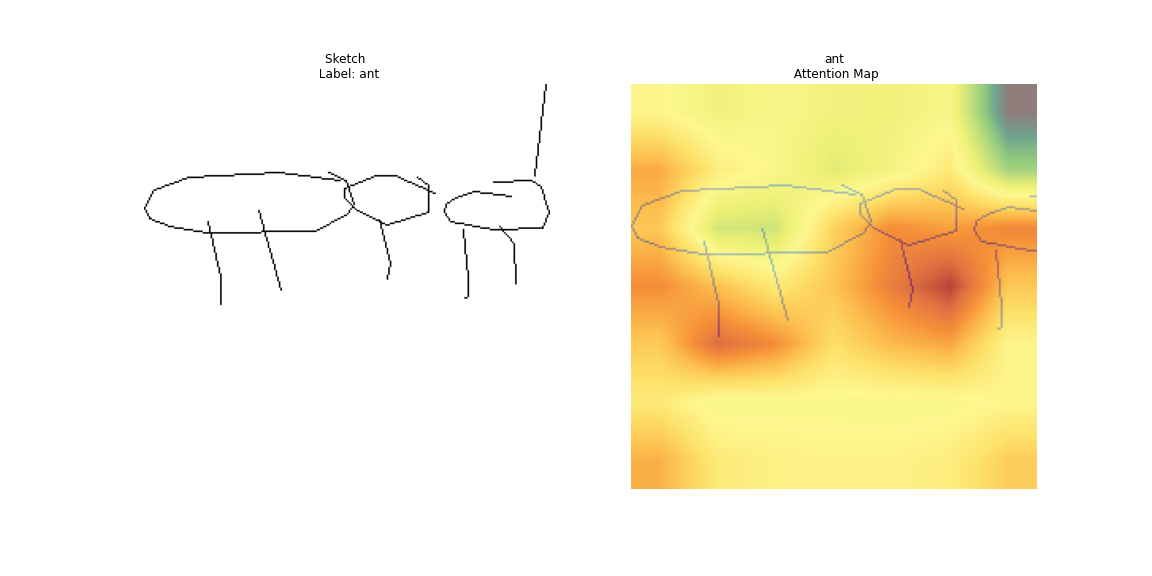
#> input picture notebooks/workshop/images/ant_and_attention.png, 1152 x 576 px; its folder holds only this picture in this run
$ python -i utils.py   (imports and definitions only)
#> lines starting #> are read from the running program, lines starting #| are printed output that depends on the picture
from glob import glob
import os
import random

import cv2
import numpy as np
from PIL import Image

from src.constants import SKETCHY, QUICKDRAW, TUBERLIN, FOLDERS, SKTU, SKTUQD


# [26 lines left out: functions create_dict_texts, get_file_list, default_image_loader, not called in this run]


def default_image_loader_tuberlin(path):
    """ Loads BGR data for TU-Berlin dataset """
    img = Image.fromarray(
        cv2.resize(np.array(Image.open(path).convert("RGB")), (224, 224))
    )
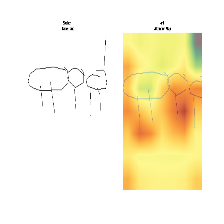
#> img: PIL image 224x224 RGB; mean R, G, B 251, 243.3, 217.6
    b, g, r = img.split()
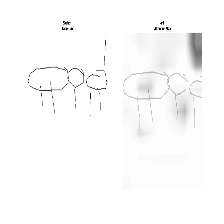
#> b: PIL image 224x224 L; min 0, max 255, mean 251
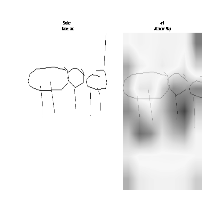
#> g: PIL image 224x224 L; min 0, max 255, mean 243.3
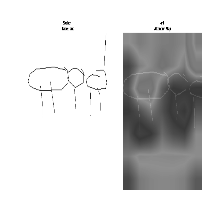
#> r: PIL image 224x224 L; min 0, max 255, mean 217.6
    img = Image.merge("RGB", (r, g, b))
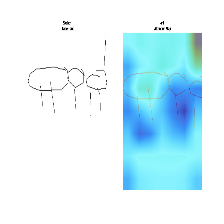
#> img: PIL image 224x224 RGB; mean R, G, B 217.6, 243.3, 251
    return img


# [178 lines left out: functions get_random_file_from_path, get_class_dict, dataset_class_split, dataset_split, get_loader, get_dict and 2 more, not called in this run]

>>> result = default_image_loader_tuberlin('../../notebooks/workshop/images/ant_and_attention.png')

$ run again, on notebooks/workshop/images/ant_best_guess.png
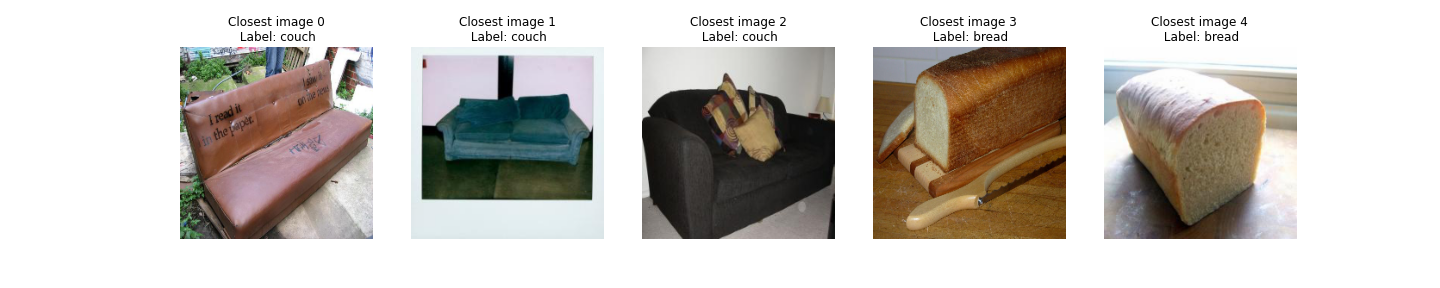
#> input picture notebooks/workshop/images/ant_best_guess.png, 1440 x 288 px
#> in default_image_loader_tuberlin, `b, g, r = img.split()`:
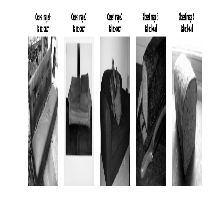
#> r: PIL image 224x224 L; min 0, max 255, mean 188.5
#> in default_image_loader_tuberlin, `img = Image.merge("RGB", (r, g, b))`:
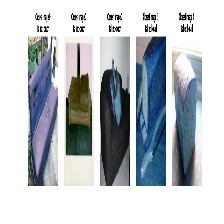
#> img: PIL image 224x224 RGB; mean R, G, B 188.5, 194, 198.9

$ run again, on notebooks/workshop/images/drawing.png
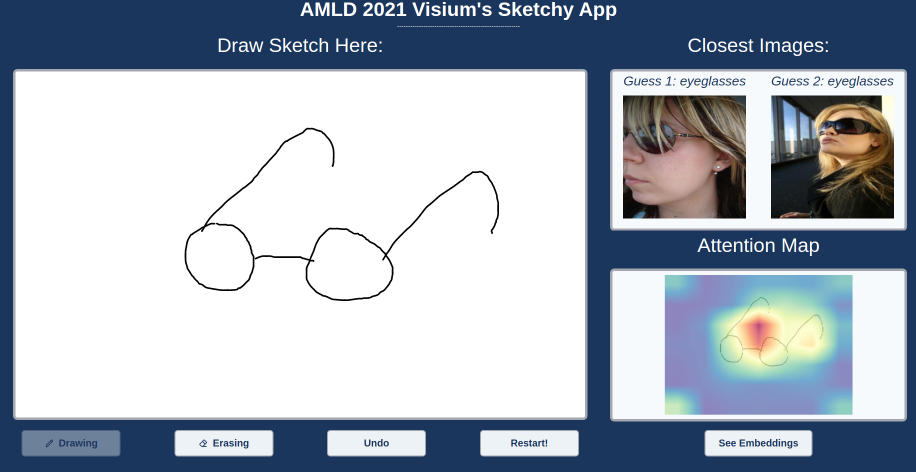
#> input picture notebooks/workshop/images/drawing.png, 1831 x 943 px (shown at 1/2 size)
#> in default_image_loader_tuberlin, `b, g, r = img.split()`:
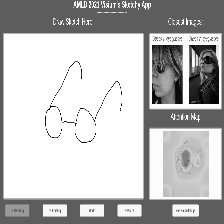
#> r: PIL image 224x224 L; min 0, max 255, mean 189.1
#> in default_image_loader_tuberlin, `img = Image.merge("RGB", (r, g, b))`:
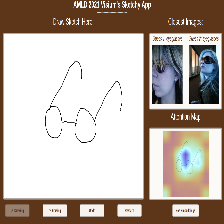
#> img: PIL image 224x224 RGB; mean R, G, B 189.1, 177.6, 168.7
